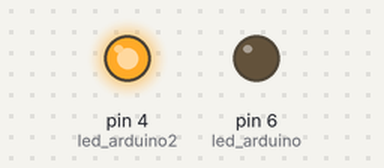
The sketch below on a simulated Arduino Uno, built with avr-gcc and run on an emulated ATmega328P. Shown: output pins drawn as LEDs (lit = HIGH).

Above: at 0.1 s.
Timing chart, 0 to 1.6 s (numbered marks = the images above):
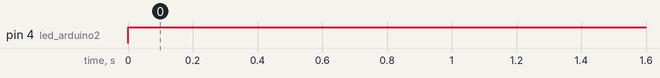

The sketch:

PROJETO_DOIS_LEDs.ino
```cpp
int led_arduino = 6;
int led_arduino2 = 4;

void setup() {
  // put your setup code here, to run once:
pinMode (led_arduino,OUTPUT);
pinMode (led_arduino2,OUTPUT);
}

void loop() {
  // put your main code here, to run repeatedly:
if ( 5 > 6 ){
digitalWrite(led_arduino,HIGH);
}
else{
digitalWrite(led_arduino2,HIGH);
}
}
```

Measured:
- by itself, pin 4 (led_arduino2): LOW → HIGH at 0.00 s
